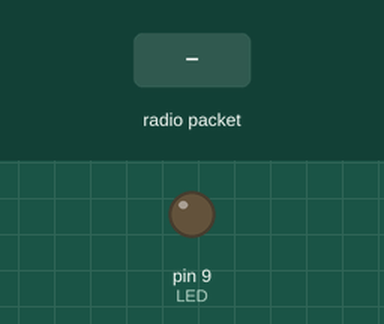
Recording of a sketch running on a simulated Arduino Mega 2560, built with avr-gcc and run on an emulated ATmega2560. Shown: output pins drawn as LEDs (lit = HIGH). The test bench sets the inputs (shaded band). No radio packets arrive unless stated; what the sketch prints to the serial monitor is not drawn.

Above: at 1.2 s.
1.3 s: radio packet "1" arrives
Timing chart, 0 to 4.3 s (numbered marks = the images above; inputs shaded):
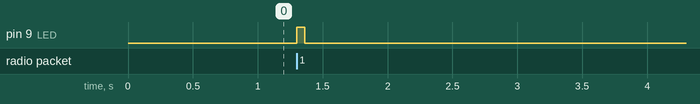

Measured:
- after the input at 1.3 s, pin 9 (LED): LOW → HIGH at once, → LOW 0.06 s later

The sketch:

rf95_base.ino
```cpp
// rf95_server.pde
// -*- mode: C++ -*-
// Example sketch showing how to create a simple messageing server
// with the RH_RF95 class. RH_RF95 class does not provide for addressing or
// reliability, so you should only use RH_RF95  if you do not need the higher
// level messaging abilities.
// It is designed to work with the other example rf95_client
// Tested with Moteino-LoRa, MoteinoMEGA-LoRa

#include <SPI.h>
#include <RH_RF95.h>

//#define FREQUENCY  434
#define FREQUENCY  915

// Singleton instance of the radio driver
#ifdef __AVR_ATmega1284P__
  #define LED           15 // Moteino MEGAs have LEDs on D15
  #define FLASH_SS      23 // and FLASH SS on D23
#else
  #define LED           9 // Moteinos have LEDs on D9
  #define FLASH_SS      8 // and FLASH SS on D8
#endif

RH_RF95 rf95;


void setup()
{
  pinMode(LED, OUTPUT);
  Serial.begin(9600);
  if (!rf95.init()) {
    //Serial.println("init failed");
  }
  else {
    // Serial.print("init OK - ");
    //Serial.print(FREQUENCY); Serial.print("mhz");
    }
  // Defaults after init are 434.0MHz, 13dBm, Bw = 125 kHz, Cr = 4/5, Sf = 128chips/symbol, CRC on
  rf95.setFrequency(FREQUENCY);

  rf95.setTxPower(23); //high power -- originally 13, range= 5 to 23
}


void loop()
{

  if (rf95.available())
  {
    // Should be a message for us now
    uint8_t buf[RH_RF95_MAX_MESSAGE_LEN];
    uint8_t len = sizeof(buf);
    if (rf95.recv(buf, &len))
    {
      digitalWrite(LED, HIGH);
//      RH_RF95::printBuffer("request: ", buf, len);
      //Serial.print("got request: ");
      //Serial.println((char*)buf);
      //Serial.print("RSSI: ");
      //Serial.println(rf95.lastRssi(), DEC);

      // Send a reply
      uint8_t data[] = "And hello back to you";
      //uint8_t data[] = "counter";
      rf95.send(data, sizeof(data));
      rf95.waitPacketSent();
      //Serial.println("Sent a reply");

      //output to serial for recording
      Serial.print(micros());
      Serial.print(",");
      Serial.println(rf95.lastRssi(), DEC);

      digitalWrite(LED, LOW);
    }
    else
    {
     // Serial.println("recv failed");
    }
  }
}
```
